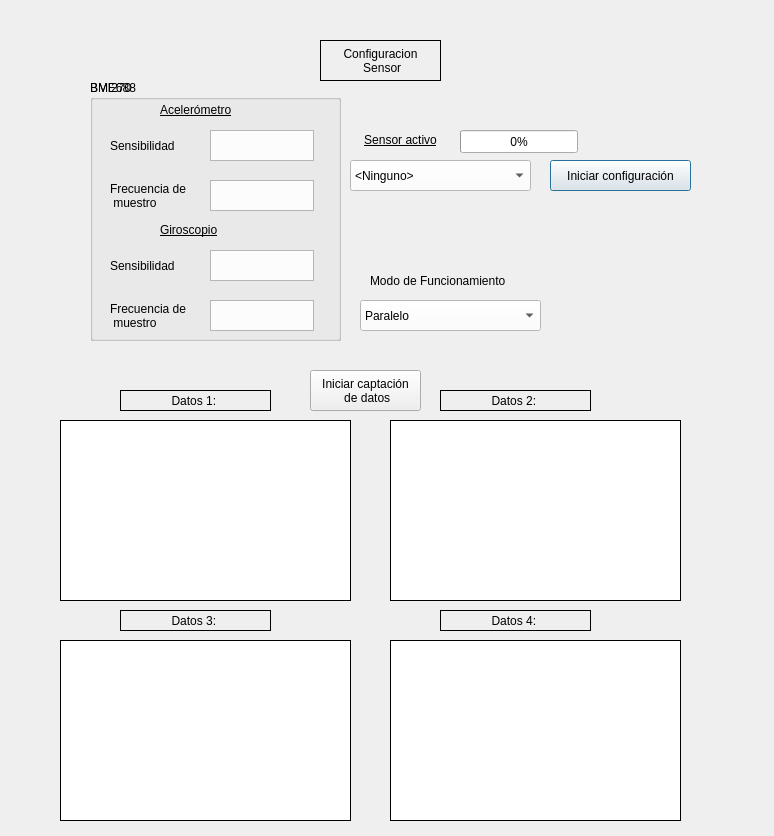
<?xml version="1.0" encoding="UTF-8"?>
<ui version="4.0">
 <class>Dialog</class>
 <widget class="QDialog" name="Dialog">
  <property name="geometry">
   <rect>
    <x>0</x>
    <y>0</y>
    <width>774</width>
    <height>836</height>
   </rect>
  </property>
  <property name="windowTitle">
   <string>Dialog</string>
  </property>
  <widget class="QLabel" name="label_30">
   <property name="geometry">
    <rect>
     <x>350</x>
     <y>130</y>
     <width>101</width>
     <height>21</height>
    </rect>
   </property>
   <property name="styleSheet">
    <string notr="true">color: rgb(0, 0, 0);

</string>
   </property>
   <property name="text">
    <string>&lt;html&gt;&lt;head/&gt;&lt;body&gt;&lt;p align=&quot;center&quot;&gt;&lt;span style=&quot; text-decoration: underline;&quot;&gt;Sensor activo&lt;/span&gt;&lt;/p&gt;&lt;/body&gt;&lt;/html&gt;</string>
   </property>
  </widget>
  <widget class="QProgressBar" name="progressBar">
   <property name="geometry">
    <rect>
     <x>460</x>
     <y>130</y>
     <width>118</width>
     <height>23</height>
    </rect>
   </property>
   <property name="value">
    <number>0</number>
   </property>
  </widget>
  <widget class="QComboBox" name="selectSensor">
   <property name="geometry">
    <rect>
     <x>350</x>
     <y>160</y>
     <width>181</width>
     <height>31</height>
    </rect>
   </property>
   <property name="styleSheet">
    <string notr="true">background-color: rgb(255, 255, 255);</string>
   </property>
   <property name="currentText">
    <string>&lt;Ninguno&gt;</string>
   </property>
   <item>
    <property name="text">
     <string>&lt;Ninguno&gt;</string>
    </property>
   </item>
   <item>
    <property name="text">
     <string>BMI270</string>
    </property>
   </item>
   <item>
    <property name="text">
     <string>BMI688</string>
    </property>
   </item>
  </widget>
  <widget class="QLabel" name="Title">
   <property name="geometry">
    <rect>
     <x>320</x>
     <y>40</y>
     <width>121</width>
     <height>41</height>
    </rect>
   </property>
   <property name="layoutDirection">
    <enum>Qt::LeftToRight</enum>
   </property>
   <property name="frameShape">
    <enum>QFrame::Box</enum>
   </property>
   <property name="text">
    <string>Configuracion 
 Sensor</string>
   </property>
   <property name="alignment">
    <set>Qt::AlignCenter</set>
   </property>
  </widget>
  <widget class="QComboBox" name="selectMode">
   <property name="geometry">
    <rect>
     <x>360</x>
     <y>300</y>
     <width>181</width>
     <height>31</height>
    </rect>
   </property>
   <property name="styleSheet">
    <string notr="true">background-color: rgb(255, 255, 255);</string>
   </property>
   <item>
    <property name="text">
     <string>Paralelo</string>
    </property>
   </item>
   <item>
    <property name="text">
     <string>Forzado</string>
    </property>
   </item>
  </widget>
  <widget class="QLabel" name="label_31">
   <property name="geometry">
    <rect>
     <x>370</x>
     <y>270</y>
     <width>161</width>
     <height>21</height>
    </rect>
   </property>
   <property name="styleSheet">
    <string notr="true">color: rgb(0, 0, 0);

</string>
   </property>
   <property name="text">
    <string>Modo de Funcionamiento</string>
   </property>
  </widget>
  <widget class="QGraphicsView" name="Plot1">
   <property name="geometry">
    <rect>
     <x>60</x>
     <y>420</y>
     <width>291</width>
     <height>181</height>
    </rect>
   </property>
   <property name="frameShape">
    <enum>QFrame::Box</enum>
   </property>
   <property name="frameShadow">
    <enum>QFrame::Plain</enum>
   </property>
  </widget>
  <widget class="QGraphicsView" name="Plot2">
   <property name="geometry">
    <rect>
     <x>390</x>
     <y>420</y>
     <width>291</width>
     <height>181</height>
    </rect>
   </property>
   <property name="frameShape">
    <enum>QFrame::Box</enum>
   </property>
   <property name="frameShadow">
    <enum>QFrame::Plain</enum>
   </property>
  </widget>
  <widget class="QGraphicsView" name="Plot3">
   <property name="geometry">
    <rect>
     <x>60</x>
     <y>640</y>
     <width>291</width>
     <height>181</height>
    </rect>
   </property>
   <property name="frameShape">
    <enum>QFrame::Box</enum>
   </property>
   <property name="frameShadow">
    <enum>QFrame::Plain</enum>
   </property>
  </widget>
  <widget class="QGraphicsView" name="Plot4">
   <property name="geometry">
    <rect>
     <x>390</x>
     <y>640</y>
     <width>291</width>
     <height>181</height>
    </rect>
   </property>
   <property name="frameShape">
    <enum>QFrame::Box</enum>
   </property>
   <property name="frameShadow">
    <enum>QFrame::Plain</enum>
   </property>
  </widget>
  <widget class="QLabel" name="label_datos1">
   <property name="geometry">
    <rect>
     <x>120</x>
     <y>390</y>
     <width>151</width>
     <height>21</height>
    </rect>
   </property>
   <property name="layoutDirection">
    <enum>Qt::LeftToRight</enum>
   </property>
   <property name="frameShape">
    <enum>QFrame::Box</enum>
   </property>
   <property name="text">
    <string>Datos 1: &lt;Datos&gt;</string>
   </property>
   <property name="alignment">
    <set>Qt::AlignCenter</set>
   </property>
  </widget>
  <widget class="QLabel" name="label_datos2">
   <property name="geometry">
    <rect>
     <x>440</x>
     <y>390</y>
     <width>151</width>
     <height>21</height>
    </rect>
   </property>
   <property name="layoutDirection">
    <enum>Qt::LeftToRight</enum>
   </property>
   <property name="frameShape">
    <enum>QFrame::Box</enum>
   </property>
   <property name="text">
    <string>Datos 2: &lt;Datos&gt;</string>
   </property>
   <property name="alignment">
    <set>Qt::AlignCenter</set>
   </property>
  </widget>
  <widget class="QLabel" name="label_datos3">
   <property name="geometry">
    <rect>
     <x>120</x>
     <y>610</y>
     <width>151</width>
     <height>21</height>
    </rect>
   </property>
   <property name="layoutDirection">
    <enum>Qt::LeftToRight</enum>
   </property>
   <property name="frameShape">
    <enum>QFrame::Box</enum>
   </property>
   <property name="text">
    <string>Datos 3: &lt;Datos&gt;</string>
   </property>
   <property name="alignment">
    <set>Qt::AlignCenter</set>
   </property>
  </widget>
  <widget class="QLabel" name="label_datos4">
   <property name="geometry">
    <rect>
     <x>440</x>
     <y>610</y>
     <width>151</width>
     <height>21</height>
    </rect>
   </property>
   <property name="layoutDirection">
    <enum>Qt::LeftToRight</enum>
   </property>
   <property name="frameShape">
    <enum>QFrame::Box</enum>
   </property>
   <property name="text">
    <string>Datos 4: &lt;Datos&gt;</string>
   </property>
   <property name="alignment">
    <set>Qt::AlignCenter</set>
   </property>
  </widget>
  <widget class="QPushButton" name="pushButton">
   <property name="geometry">
    <rect>
     <x>550</x>
     <y>160</y>
     <width>141</width>
     <height>31</height>
    </rect>
   </property>
   <property name="text">
    <string>Iniciar configuración</string>
   </property>
  </widget>
  <widget class="QPushButton" name="pushButton_2">
   <property name="geometry">
    <rect>
     <x>310</x>
     <y>370</y>
     <width>111</width>
     <height>41</height>
    </rect>
   </property>
   <property name="text">
    <string>Iniciar captación 
 de datos</string>
   </property>
  </widget>
  <widget class="QGroupBox" name="BMI270Box">
   <property name="geometry">
    <rect>
     <x>90</x>
     <y>80</y>
     <width>251</width>
     <height>261</height>
    </rect>
   </property>
   <property name="title">
    <string>BMI270</string>
   </property>
   <widget class="QTextEdit" name="text_acc_sampling">
    <property name="geometry">
     <rect>
      <x>120</x>
      <y>50</y>
      <width>104</width>
      <height>31</height>
     </rect>
    </property>
   </widget>
   <widget class="QTextEdit" name="text_acc_sensibity">
    <property name="geometry">
     <rect>
      <x>120</x>
      <y>100</y>
      <width>104</width>
      <height>31</height>
     </rect>
    </property>
   </widget>
   <widget class="QLabel" name="labelAcc">
    <property name="geometry">
     <rect>
      <x>70</x>
      <y>20</y>
      <width>121</width>
      <height>21</height>
     </rect>
    </property>
    <property name="styleSheet">
     <string notr="true">color: rgb(0, 0, 0);

</string>
    </property>
    <property name="text">
     <string>&lt;html&gt;&lt;head/&gt;&lt;body&gt;&lt;p&gt;&lt;span style=&quot; text-decoration: underline;&quot;&gt;Acelerómetro&lt;/span&gt;&lt;/p&gt;&lt;/body&gt;&lt;/html&gt;</string>
    </property>
   </widget>
   <widget class="QLabel" name="labelAccSens">
    <property name="geometry">
     <rect>
      <x>20</x>
      <y>50</y>
      <width>91</width>
      <height>31</height>
     </rect>
    </property>
    <property name="text">
     <string>Sensibilidad</string>
    </property>
   </widget>
   <widget class="QLabel" name="labelAccSampleRate">
    <property name="geometry">
     <rect>
      <x>20</x>
      <y>100</y>
      <width>91</width>
      <height>31</height>
     </rect>
    </property>
    <property name="text">
     <string>Frecuencia de 
 muestro</string>
    </property>
   </widget>
   <widget class="QLabel" name="LabelGyro">
    <property name="geometry">
     <rect>
      <x>70</x>
      <y>140</y>
      <width>121</width>
      <height>21</height>
     </rect>
    </property>
    <property name="styleSheet">
     <string notr="true">color: rgb(0, 0, 0);

</string>
    </property>
    <property name="text">
     <string>&lt;html&gt;&lt;head/&gt;&lt;body&gt;&lt;p&gt;&lt;span style=&quot; text-decoration: underline;&quot;&gt;Giroscopio&lt;/span&gt;&lt;/p&gt;&lt;/body&gt;&lt;/html&gt;</string>
    </property>
   </widget>
   <widget class="QLabel" name="labelGyroSens">
    <property name="geometry">
     <rect>
      <x>20</x>
      <y>170</y>
      <width>91</width>
      <height>31</height>
     </rect>
    </property>
    <property name="text">
     <string>Sensibilidad</string>
    </property>
   </widget>
   <widget class="QTextEdit" name="text_acc_sampling_2">
    <property name="geometry">
     <rect>
      <x>120</x>
      <y>170</y>
      <width>104</width>
      <height>31</height>
     </rect>
    </property>
   </widget>
   <widget class="QLabel" name="labelGyroSampleRate">
    <property name="geometry">
     <rect>
      <x>20</x>
      <y>220</y>
      <width>91</width>
      <height>31</height>
     </rect>
    </property>
    <property name="text">
     <string>Frecuencia de 
 muestro</string>
    </property>
   </widget>
   <widget class="QTextEdit" name="text_acc_sensibity_2">
    <property name="geometry">
     <rect>
      <x>120</x>
      <y>220</y>
      <width>104</width>
      <height>31</height>
     </rect>
    </property>
   </widget>
  </widget>
  <widget class="QGroupBox" name="BME688Box">
   <property name="enabled">
    <bool>true</bool>
   </property>
   <property name="geometry">
    <rect>
     <x>90</x>
     <y>80</y>
     <width>251</width>
     <height>261</height>
    </rect>
   </property>
   <property name="title">
    <string>BME688</string>
   </property>
  </widget>
  <zorder>BMI270Box</zorder>
  <zorder>label_30</zorder>
  <zorder>progressBar</zorder>
  <zorder>selectSensor</zorder>
  <zorder>Title</zorder>
  <zorder>selectMode</zorder>
  <zorder>label_31</zorder>
  <zorder>Plot1</zorder>
  <zorder>Plot2</zorder>
  <zorder>Plot3</zorder>
  <zorder>Plot4</zorder>
  <zorder>label_datos1</zorder>
  <zorder>label_datos2</zorder>
  <zorder>label_datos3</zorder>
  <zorder>label_datos4</zorder>
  <zorder>pushButton</zorder>
  <zorder>pushButton_2</zorder>
  <zorder>BME688Box</zorder>
 </widget>
 <resources/>
 <connections/>
</ui>
